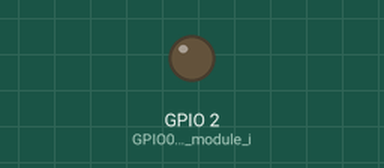
This sketch was run on a simulated ESP8266 (NodeMCU). Shown: output pins drawn as LEDs (lit = HIGH). WiFi joins after 1.5 s; servers stay silent unless stated; what the sketch prints to the serial monitor is not drawn. At 3.5 s the program puts the board to deep sleep or switches it off; the recording ends there.

Above: at 0.0 s.
At 1.6 s:
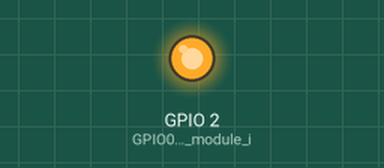
Timing chart, 0 to 3.5 s (numbered marks = the images above):
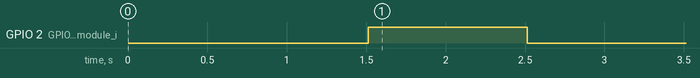

The sketch:

wakeup-with-no-radio.ino
```cpp
#include <ESP8266WiFi.h>

// Edit "secret" ssid and password below
const char* ssid = "secret";
const char* password = "secret";
int count = 0;

void setup() {
  pinMode(2, OUTPUT); // GPIO02 on ESP-12 module is linked to on-board LED

  Serial.begin(115200);
  delay(10);

  Serial.println();
  Serial.println();
  Serial.print("Connecting to ");
  Serial.println(ssid);

  WiFi.begin(ssid, password);

  while (WiFi.status() != WL_CONNECTED) {
    delay(500);
    count++;
    Serial.print(".");

    if (count > 20) {
      Serial.println("WiFi connection failed");
      break;
    }
  }

  if (WiFi.status() == WL_CONNECTED) {
    Serial.println("");
    Serial.println("WiFi connected");
    Serial.println("IP address: ");
    Serial.println(WiFi.localIP());

    pinMode(LED_BUILTIN, OUTPUT);
  }
}

void loop() {
  if (WiFi.status() == WL_CONNECTED) {
    digitalWrite(2, HIGH);
    Serial.println(WiFi.localIP());
    delay(1000);
    digitalWrite(2, LOW);
    delay(1000);
  }

  Serial.println("Deep sleeping for 5 seconds...");
  ESP.deepSleep(5000000, WAKE_RFCAL);
  // Vary the parameters to test WiFi Connectivity
  // WAKE_RF_DEFAULT: WiFi connection is successful
  // WAKE_RFCAL: WiFi connection is successful
  // WAKE_NO_RFCAL: WiFi connection is successful
  // WAKE_RF_DISABLED: WiFi connection should fail
}
```

Measured:
- by itself, GPIO 2 (GPIO02_on_ESP-12_module_i): LOW → HIGH at 1.5 s, → LOW 1.0 s later
